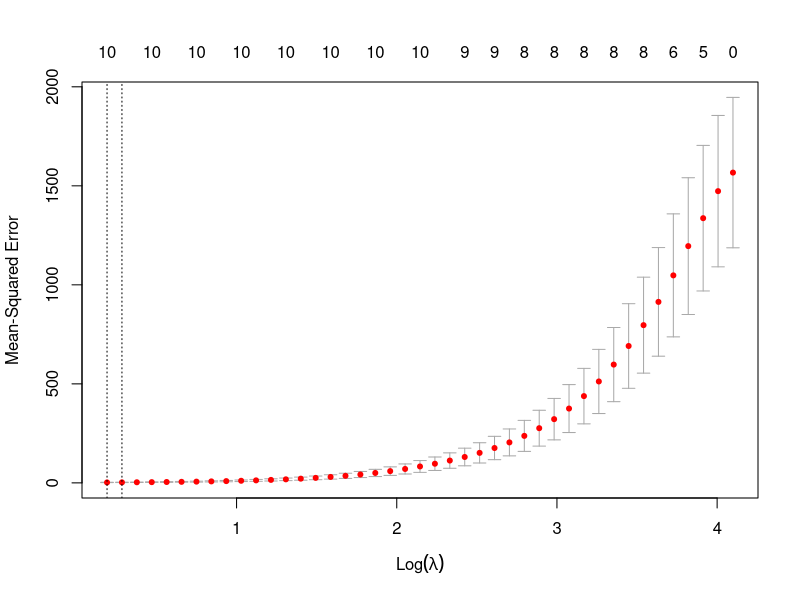
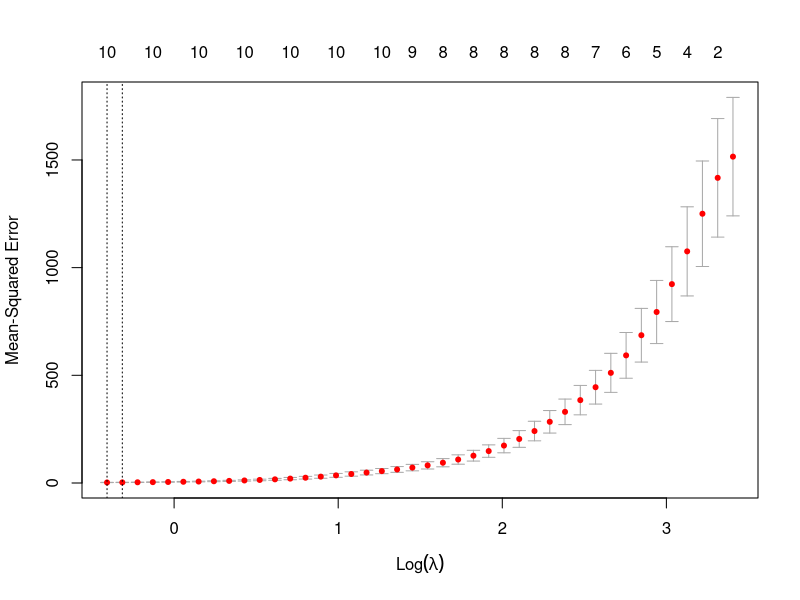

These figures' R source, in order:
## ---- chunk 1
knitr::opts_chunk$set(echo = TRUE, message = F, warning = F)
## ---- chunk 2
if(!require(glmnet)){
  install.packages("glmnet", dependencies = TRUE, repos = 'http://cran.rstudio.com')
}
library(MASS)  # Package needed to generate correlated precictors
library(glmnet)
set.seed(1234)
n <- 100    # Number of observations
p <- 50     # Number of predictors included in model
p1 <- 10 # Number of non-zero beta'
rho = 0.7
CovMatrix <- outer(1:p, 1:p, function(x,y) {rho^abs(x-y)})

x <- mvrnorm(n, rep(0,p), CovMatrix)
beta <- c(rep(5,p1),rep(0,p-p1))
eps=rnorm(n,mean=0,sd=0.1)
fx = x %*% beta
y=fx+eps

# Split data into train and test sets
train_rows <- sample(1:n, n/2)
x.train <- x[train_rows, ]
x.test <- x[-train_rows, ]

y.train <- y[train_rows]
y.test <- y[-train_rows]
## ---- chunk 3
fit.enet <- cv.glmnet(x.train, y.train, type.measure = "mse",alpha=.5)
plot(fit.enet)
yhat.enet <- predict(fit.enet, s=fit.enet$lambda.1se, newx=x.test)

fit.lasso <- cv.glmnet(x.train, y.train, type.measure = "mse",alpha=1)
plot(fit.lasso)
yhat.lasso <- predict(fit.lasso, s=fit.lasso$lambda.1se, newx=x.test)

(mse.enet <- mean((y.test - yhat.enet)^2))
(mse.lasso <- mean((y.test - yhat.lasso)^2))
